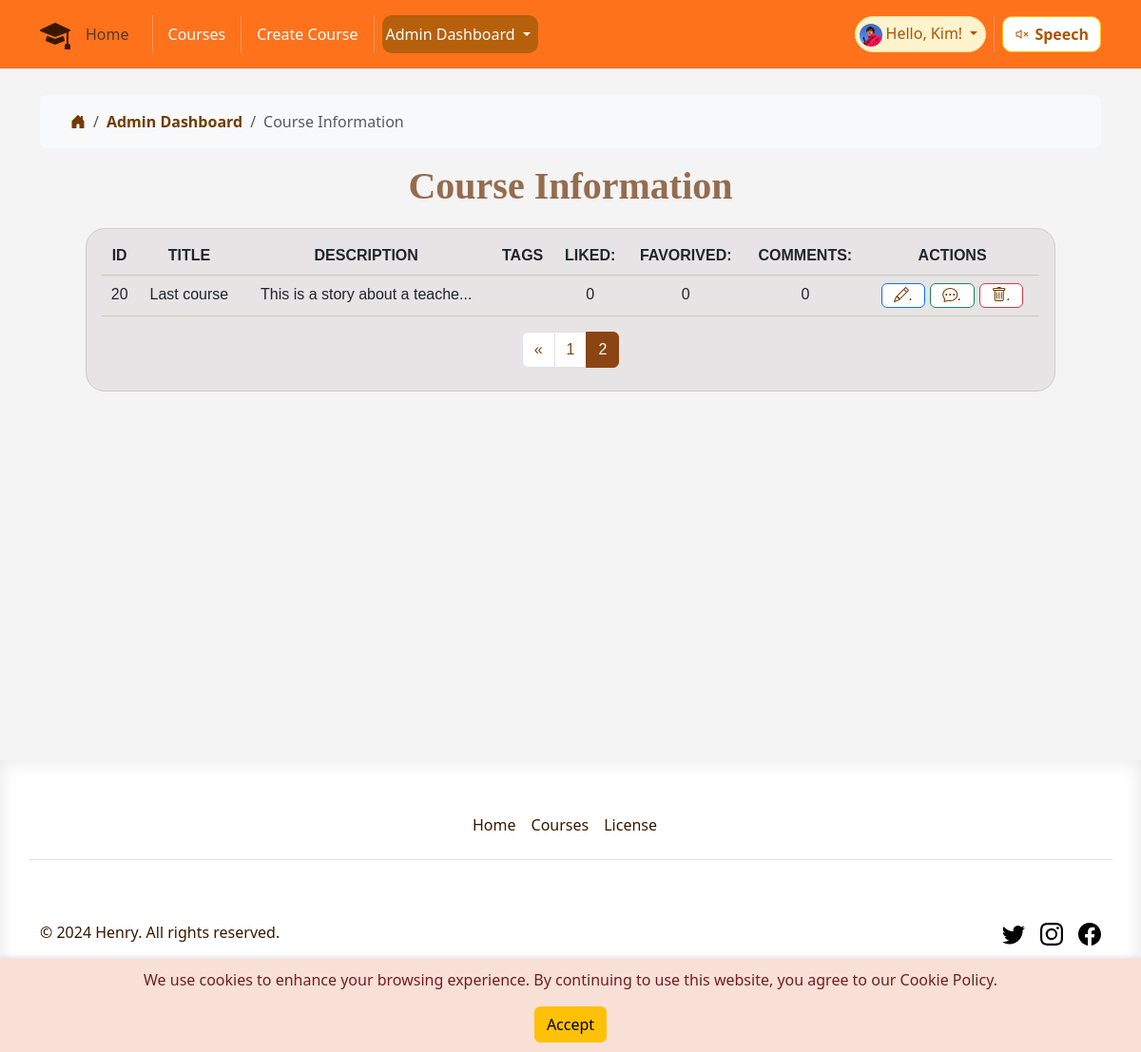
/course_record?page=2 (signed in), run on an earlier commit of the app's database.
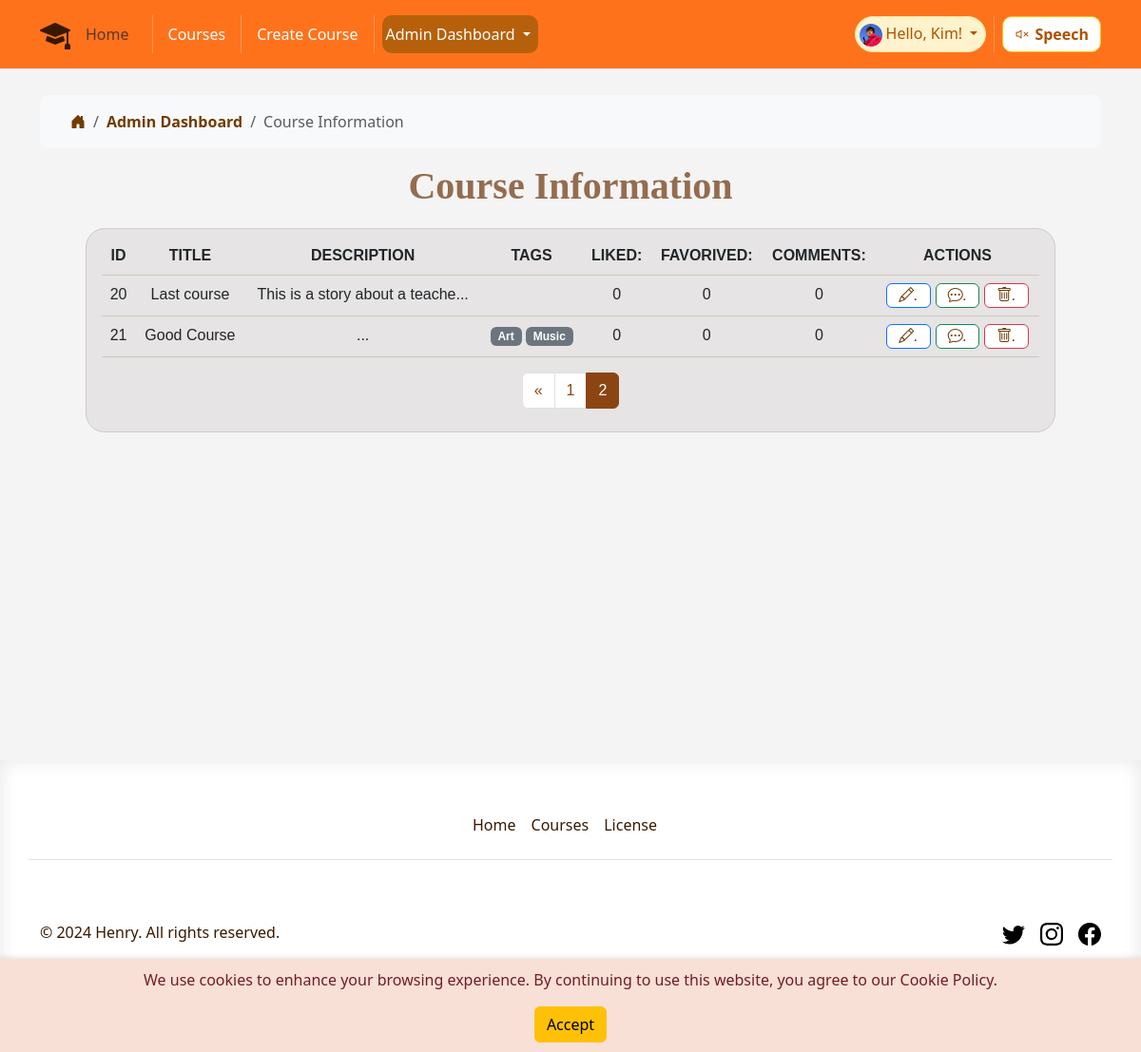
And on a later commit of the database.
### app/models.py (models this page shows, shortened)
class User(UserMixin, db.Model):
    id = db.Column(db.Integer, primary_key=True)
    username = db.Column(db.String(64), unique=True, nullable=False)
    email = db.Column(db.String(120), unique=True, nullable=False)
    password_hash = db.Column(db.String(128))
    joined_at = db.Column(db.DateTime, default=datetime.utcnow)
    role = db.Column(db.String(64), default='student')
    favorited_courses = db.relationship('Course',
                                        secondary=favorites,
                                        lazy='dynamic',
                                        backref=db.backref('favorited_by',
                                                           lazy='dynamic'))

class Course(db.Model):
    id = db.Column(db.Integer, primary_key=True)
    title = db.Column(db.String(100), nullable=False)
    description = db.Column(db.Text)
    created_at = db.Column(db.DateTime, default=datetime.utcnow)
    updated_at = db.Column(
        db.DateTime, default=datetime.utcnow, onupdate=datetime.utcnow)
    likes_count = db.Column(db.Integer, default=0)
    video_url = db.Column(db.String(255))
    image_url = db.Column(db.String(255))
    liked_by = db.relationship('User',
                               secondary='likes', lazy='dynamic',
                               backref=db.backref('liked_courses',
                                                  lazy='dynamic'))
    tags = db.relationship('Tag',
                           secondary=course_tags,
                           lazy='dynamic',
                           backref=db.backref('courses', lazy='dynamic'))
    comments = db.relationship('Comment', backref='course', lazy='dynamic')

class Tag(db.Model):
    id = db.Column(db.Integer, primary_key=True)
    name = db.Column(db.String(50), unique=True, nullable=False)
    description = db.Column(db.String(200), nullable=True)

### app/routes.py (the view)
@main.route('/course_record', methods=['GET'])
@role_required('manager')
def course_record():
    current_app.logger.info('Entering course_record')
    page = request.args.get('page', 1, type=int)
    per_page = 10
    pagination = Course.query.paginate(
        page=page, per_page=per_page, error_out=False)
    courses = pagination.items
    current_app.logger.info('Exiting course_record')
    return render_template('course_record.html', courses=courses,
                           pagination=pagination)

### app/templates/course_record.html (shortened to what this page needs)
{% extends 'base.html' %}
{% block content %}
<div class="container tittle-box">
    <nav aria-label="breadcrumb">
        <ol class="breadcrumb breadcrumb-chevron p-3 bg-body-tertiary rounded-3">
            <li class="breadcrumb-item">
                <a class="link-body-emphasis" href="{{ url_for('main.index') }}">
                    <svg class="bi" width="16" height="16">
                        <i class="bi bi-house-door-fill"></i>
                    </svg>
                </a>
            </li>
            <li class="breadcrumb-item">
                <a class="link-body-emphasis fw-semibold text-decoration-none" href="#">Admin Dashboard</a>
            </li>
            <li class="breadcrumb-item active" aria-current="page">
                Course Information
            </li>
        </ol>
    </nav>
</div>
<div class="fancy-tittle">
    <h1 class="fancy-tittle">Course Information</h1>
</div>
<div class="container-fluid px-3 py-2 table-responsive table-box">
    {% if courses %}
    <table class="table table-line">
        <thead class="theadstyle">
            <tr class="text-uppercase">
                <th>ID</th>
                <th>Title</th>
                <th>Description</th>
                <th>Tags</th>
                <th>Liked:</th>
                <th>Favorived:</th>
                <th>Comments:</th>
                <th>Actions</th>
            </tr>
        </thead>
        <tbody>
            {% for course in courses %}
            <tr>
                <td class="form-omi">{{ course.id }}</td>
                <td class="form-omi">{{ course.title }}</td>
                <td class="form-omi">{{ course.description[:30] }}...</td>
                <td class="form-omi">
                    {% if course.tags %}
                    {% for tag in course.tags %}
                    <span class="badge bg-secondary">{{ tag.name }}</span>
                    {% endfor %}
                    {% else %}
                    <span class="badge bg-light">No tags</span>
                    {% endif %}
                </td>
                <td class="form-omi">{{ course.likes_count }}</td>
                <td class="form-omi">{{ course.favorited_by.count() }}</td>
                <td class="form-omi">{{ course.comments.count() }}</td>
                <td>
                    <div class="fun-button">
                        <form action="{{ url_for('main.edit_course', course_id=course.id) }}" method="GET">
                            <button type="submit" class="btn btn-primary">
                                <i class="bi bi-pencil">.</i>
                            </button>
                        </form>
                        <form action="{{ url_for('main.course_comments', course_id=course.id) }}" method="GET">
                            <button type="submit" class="btn btn-success">
                                <i class="bi bi-chat-dots">.</i>
                            </button>
                        </form>
                        <form action="{{ url_for('main.delete_course', course_id=course.id) }}" method="POST"
                            style="display:inline;">
                            <button type="submit" class="btn btn-danger"
                                onclick="return confirm('Are you sure you want to delete this course?');">
                                <i class="bi bi-trash">.</i>
                            </button>
                        </form>
                    </div>
                </td>
            </tr>
            {% endfor %}
        </tbody>
    </table>
    <nav aria-label="Page navigation">
        <ul class="pagination justify-content-center">
            {% if pagination.has_prev %}
            <li class="page-item">
                <a class="page-link" href="{{ url_for('main.course_record', page=pagination.prev_num) }}"
                    aria-label="Previous">
                    <span aria-hidden="true">&laquo;</span>
                </a>
            </li>
            {% endif %}
            {% for page_num in pagination.iter_pages() %}
            <li class="page-item {% if page_num == pagination.page %}active{% endif %}">
                <a class="page-link" href="{{ url_for('main.course_record', page=page_num) }}">{{ page_num }}</a>
            </li>
            {% endfor %}
        </ul>
    </nav>
    {% else %}
    <h1>No courses found.</h1>
    {% endif %}
</div>
{% endblock %}

### app/templates/base.html (shortened to what this page needs)
<!DOCTYPE html>
<html lang="en">
<head>
    <link rel="stylesheet" href="{{ url_for('static', filename='bootstrap/css/bootstrap.min.css') }}">
    <link rel="stylesheet" href="{{ url_for('static', filename='css/style.css') }}">
    <link rel="stylesheet" href="https://cdn.jsdelivr.net/npm/bootstrap-icons@1.10.0/font/bootstrap-icons.css">
</head>
<body onload=getD1()>
    <header class="p-3 mb-3 border-bottom fixed-top  ">
        <div class="container">
            <div class="d-flex flex-wrap align-items-center justify-content-center justify-content-lg-start">
                <div class="d-flex align-items-center mb-2 mb-lg-0 link-body-emphasis">
                    <i class="bi bi-mortarboard-fill logo" role="img"></i>
                </div>
                <ul class="nav col-12 col-lg-auto me-lg-auto mb-2 justify-content-center mb-md-0">
                    <li>
                        <a class="nav-link active text-muted" aria-current="page"
                            href="{{ url_for('main.index') }}">Home</a>
                    </li>
                    <li class="nav-item">
                    </li>
                    <li><a class="nav-link px-2 link-body-emphasis" href="{{ url_for('main.courses') }}">Courses</a>
                    </li>
                    {% if current_user.is_authenticated %}
                    {% if current_user.role== "teacher" or current_user.role == "manager" %}
                    <li class="nav-item">
                    </li>
                    <li><a class="nav-link px-2 link-body-emphasis" href="{{ url_for('main.create_course') }}">Create
                            Course</a>
                    </li>
                    {% endif %}
                    {% if current_user.role== "manager" %}
                    <li class="nav-item">
                    </li>
                    <div class="dropdown d-flex align-items-center p-1 pe-2  nav-drop admin-nav">
                        <a href="#" class="d-block link-body-emphasis text-decoration-none dropdown-toggle"
                            data-bs-toggle="dropdown" aria-expanded="false">
                            Admin Dashboard
                        </a>
                    </div>
                    {% endif %}
                    {% endif %}
                </ul>
                <div class="text-end d-flex ">
                    {% if current_user.is_authenticated %}
                    <div
                        class="dropdown text-endbadge d-flex align-items-center p-1 pe-2 text-warning-emphasis bg-warning-subtle border border-warning-subtle rounded-pill nav-drop">
                        <a href="#" class="d-block link-body-emphasis text-decoration-none dropdown-toggle"
                            data-bs-toggle="dropdown" aria-expanded="false">
                            <img class="rounded-circle me-1" width="24" height="24"
                                src="{{url_for('static', filename= 'image/user.jpg')}}" alt="">Hello, {{
                            current_user.username
                            }}!
                        </a>
                    </div>
                    {% else %}
                    <a class="nav log-button" href="{{ url_for('main.login_register') }}">Login</a>
                    {% endif %}
                    <li class="nav-item">
                    </li>
                    <div class=" text-end ">
                        <button id="readPage" class="btn btn-warning read-button">
                            <i id="speakerIcon" class="bi bi-volume-mute"></i>Speech
                        </button>
                    </div>
                </div>
            </div>
        </div>
    </header>
    <div id="cookie-warning" class="cookie-warning">
        <p>We use cookies to enhance your browsing experience. By continuing to use this website, you agree to our
            Cookie
            Policy.</p>
        <button id="accept-cookie" class="btn btn-warning">Accept</button>
    </div>
    <div class="main-box main-color ">
        {% block content %}{% endblock %}
    </div>
    <button onclick="topFunction()" id="movetop" title="Go to top" class="top_bottom">
    </button>
    <div class="footer-colour theme-font">
        <div class="container ">
            <footer class="py-5">
                <div class="row ">
                    <ul class="nav justify-content-center border-bottom pb-3 mb-3">
                        <li class="nav-item"><a href="{{ url_for('main.index') }}"
                                class="nav-link px-2 text-body-secondary">Home</a></li>
                        <li class="nav-item"><a href="{{ url_for('main.courses') }}"
                                class="nav-link px-2 text-body-secondary">Courses</a></li>
                        <li class="nav-item"><a href="https://www.cac.gov.cn/2017-06/01/c_1121068451.htm"
                                class="nav-link px-2 text-body-secondary" target="_blank">License</a></li>
                    </ul>
                </div>
                <div class="d-flex flex-column flex-sm-row justify-content-between py-4 my-4 ">
                    <p>&copy; 2024 Henry. All rights reserved.</p>
                    <ul class="list-unstyled d-flex">
                        <li class="ms-3 "><a class="link-body-emphasis" href="https://x.com/?lang=zh"
                                aria-label="Twitter" target="_blank"><svg class="bi" width="24" height="24">
                                    <use xlink:href="#twitter" />
                                </svg></a></li>
                        <li class="ms-3"><a class="link-body-emphasis" href="https://www.instagram.com"
                                aria-label="Instagram" target="_blank"><svg class="bi" width="24" height="24">
                                    <use xlink:href="#instagram" />
                                </svg></a></li>
                        <li class="ms-3"><a class="link-body-emphasis"
                                href="https://www.facebook.com/login/?next=https%3A%2F%2Fwww.facebook.com%2F%3Flocale%3Dzh_CN"
                                aria-label="Facebook" target="_blank"><svg class="bi" width="24" height="24">
                                    <use xlink:href="#facebook" />
                                </svg></a></li>
                    </ul>
                </div>
            </footer>
        </div>
    </div>
</body>
</html>

What changed in the data, as far as the page shows it:
added Course: id "21", title "Good Course", likes_count "0", favorited_by.count "0", comments.count "0"
now on this page (row unchanged): Tag: name "Art"
now on this page (row unchanged): Tag: name "Music"
